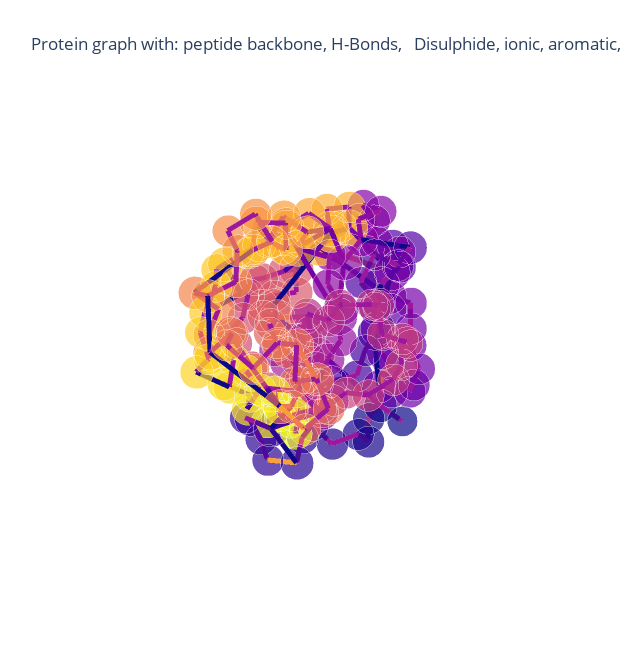

Here is the notebook cell this chart was saved with:
### Markdown cell above
Great! So what if we try __a bunch__ of them

### Code cell
from graphein.protein.edges.distance import (add_peptide_bonds,
                                             add_hydrogen_bond_interactions,
                                             add_disulfide_interactions,
                                             add_ionic_interactions,
                                             add_aromatic_interactions,
                                             add_aromatic_sulphur_interactions,
                                             add_cation_pi_interactions
                                            )

new_edge_funcs = {"edge_construction_functions": [add_peptide_bonds,
                                                  add_aromatic_interactions,
                                                  add_hydrogen_bond_interactions,
                                                  add_disulfide_interactions,
                                                  add_ionic_interactions,
                                                  add_aromatic_sulphur_interactions,
                                                  add_cation_pi_interactions]
                 }

config = ProteinGraphConfig(**new_edge_funcs)
g = construct_graph(config=config, pdb_code="3eiy")
p = plotly_protein_structure_graph(
    g,
    colour_edges_by="kind",
    colour_nodes_by="seq_position",
    label_node_ids=False,
    plot_title="Protein graph with: peptide backbone, H-Bonds, \n Disulphide, ionic, aromatic, aromatic-sulphur and cation-pi interactions. \n  Nodes coloured by sequence position, edges by type",
    node_size_multiplier=1
    )
p.show()

### Figure 1 — Plotly figure (JSON) as saved in the notebook; plotly's stock layout.template omitted (floating-point values rounded to 4 significant figures; data arrays with more than 128 entries replaced by an {"elided": "..."} marker saying what was removed)
{"data": [{"hoverinfo": "text+x+y+z", "marker": {"color": {"elided": "174x4 float values"}, "opacity": 0.7, "size": {"elided": "174 int values"}, "symbol": "circle"}, "mode": "markers", "text": {"elided": "174 str values"}, "type": "scatter3d", "x": {"elided": "174 float values"}, "y": {"elided": "174 float values"}, "z": {"elided": "174 float values"}}, {"hoverinfo": "text", "line": {"color": {"elided": "645x4 float values"}, "width": 10}, "mode": "lines", "text": {"elided": "645 str values"}, "type": "scatter3d", "x": {"elided": "645 float values"}, "y": {"elided": "645 float values"}, "z": {"elided": "645 float values"}}], "layout": {"height": 650, "margin": {"t": 100}, "scene": {"xaxis": {"showbackground": false, "showgrid": false, "showline": false, "showticklabels": false, "title": {"text": ""}, "zeroline": false}, "yaxis": {"showbackground": false, "showgrid": false, "showline": false, "showticklabels": false, "title": {"text": ""}, "zeroline": false}, "zaxis": {"showbackground": false, "showgrid": false, "showline": false, "showticklabels": false, "title": {"text": ""}, "zeroline": false}}, "showlegend": false, "title": {"text": "Protein graph with: peptide backbone, H-Bonds, \n Disulphide, ionic, aromatic, aromatic-sulphur and cation-pi interactions. \n  Nodes coloured by sequence position, edges by type"}, "width": 620}}
